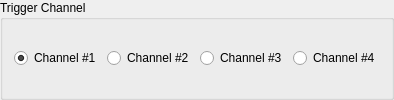
                 <widget class="QGroupBox" name="sync_digital_trigger_channel_box">
                  <property name="toolTip">
                   <string>Select the input channel the trigger is connected to.</string>
                  </property>
                  <property name="title">
                   <string>Trigger Channel</string>
                  </property>
                  <layout class="QGridLayout" name="gridLayout_28">
                   <item row="0" column="0">
                    <widget class="QRadioButton" name="sync_digital_input1_button">
                     <property name="toolTip">
                      <string>Trigger on input channel #1</string>
                     </property>
                     <property name="text">
                      <string>Channel #1</string>
                     </property>
                     <property name="checked">
                      <bool>true</bool>
                     </property>
                    </widget>
                   </item>
                   <item row="0" column="1">
                    <widget class="QRadioButton" name="sync_digital_input2_button">
                     <property name="toolTip">
                      <string>Trigger on input channel #2</string>
                     </property>
                     <property name="text">
                      <string>Channel #2</string>
                     </property>
                    </widget>
                   </item>
                   <item row="0" column="2">
                    <widget class="QRadioButton" name="sync_digital_input3_button">
                     <property name="toolTip">
                      <string>Trigger on input channel #3</string>
                     </property>
                     <property name="text">
                      <string>Channel #3</string>
                     </property>
                    </widget>
                   </item>
                   <item row="0" column="3">
                    <widget class="QRadioButton" name="sync_digital_input4_button">
                     <property name="toolTip">
                      <string>Trigger on input channel #4</string>
                     </property>
                     <property name="text">
                      <string>Channel #4</string>
                     </property>
                    </widget>
                   </item>
                  </layout>
                 </widget>
